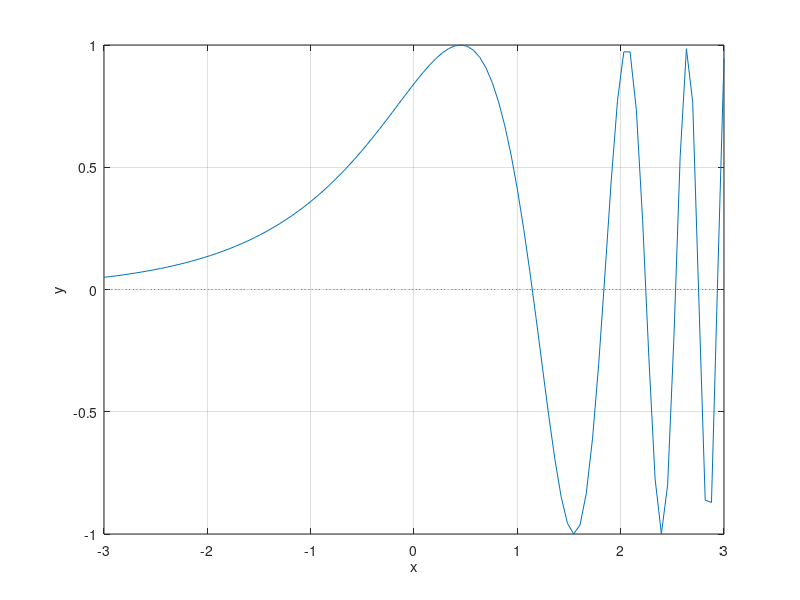

This chart was generated by the following MATLAB code: (Note: this script raises an error after producing the figure.)
f='sin(exp(1).^x)';
x=linspace(-3,3,100);
plot(x,eval(f),x,0*x,':'); grid on;
xlabel('x'); ylabel('y');
z=ginput(1);
[zr, fr]=fzero(f,z(1));
hold on;
plot(zr,fr,'r*',z(1),z(2),'g*');
hold off;
%%
f='sin(x.*(1-x))';
x=linspace(0,2*pi,100);
plot(x,eval(f),x,0*x,':'); grid on;
xlabel('x'); ylabel('y');
z=ginput(1);
[zr, fr]=fzero(f,z(1));
hold on;
plot(zr,fr,'r*',z(1),z(2),'g*');
hold off;
%%
f='x.*sin(x)-cos(x)';
x=linspace(0,4*pi,100);
plot(x,eval(f),x,0*x,':'); grid on;
xlabel('x'); ylabel('y');
z=ginput(1);
[zr, fr]=fzero(f,z(1));
hold on;
plot(zr,fr,'r*',z(1),z(2),'g*');
hold off;
%% 
f='sin(x).^2+(1/2-1./x).*cos(x)-1/2';
x=linspace(pi/2,3*pi,100);
plot(x,eval(f),x,0*x,':'); grid on;
xlabel('x'); ylabel('y');
z=ginput(1);
[zr, fr]=fzero(f,z(1));
hold on;
plot(zr,fr,'r*',z(1),z(2),'g*');
hold off;
%%
f='(5*exp(1).^(-x/10)).*sin(x)-x/10';
x=linspace(-2*pi,6*pi,100);
plot(x,eval(f),x,0*x,':'); grid on;
xlabel('x'); ylabel('y');
z=ginput(1);
[zr, fr]=fzero(f,z(1));
hold on;
plot(zr,fr,'r*',z(1),z(2),'g*');
hold off;
%%
f='x.^2+1';
x=linspace(-3,3,100);
plot(x,eval(f),x,0*x,':'); grid on;
xlabel('x'); ylabel('y');
z=ginput(1);
[zr, fr]=fzero(f,z(1));
hold on;
plot(zr,fr,'r*',z(1),z(2),'g*');
hold off;
%%
syms x
eqn = x.^2+1 == 0;
solx = solve(eqn, x);
%%
f='cos(x)-exp(1).^(1/1000+x.^2)';
x=linspace(-3,3,100);
plot(x,eval(f),x,0*x,':'); grid on;
xlabel('x'); ylabel('y');
z=ginput(1);
[zr, fr]=fzero(f,z(1));
hold on;
plot(zr,fr,'r*',z(1),z(2),'g*');
hold off;
%%
syms x
eqn = cos(x)-exp(1).^(1/1000+x.^2) == 0;
solx = solve(eqn, x);
%%
x=linspace(0,14,100);
h=0.001;iter=8;eps=0.001;
f=@(x) sin(x)./x;
y=f(x);
plot(x,f(x),x,0*x,':');grid on;
xlabel('x');ylabel('y');
hold on;
y_min=min(y); y_max=max(y);
if y_min<0 y_min=1.1*y_min; else y_min=0.9*y.min; end;
if y_max>0 y_max=1.1*y_max; else y_max=0.9*y_max; end;
z=ginput(1);
x1=z(1);
for i=1:iter
    yh=(f(x1+h)-f(x1))/h;
    x2=x1-f(x1)/yh;
    P=plot(x,f(x1)+yh*(x-x1),':',x1,f(x1),'*',x2,0,'*',x2,f(x2),'o');
    L=line([x2,x2],[0,f(x2)]);
    set(L,'LineStyle',':');
    x1=x2;
    if abs(f(x2))<eps break;
    end
pause
delete(P,L);
end
hold off
'End Iteration';
%%
x=linspace(0,7,100);
h=0.001;iter=8;eps=0.001;
f=@(x) 1+(1+sin(x)-cos(x)).^2-(sin(2*x)-cos(2*x)-2/10).^2;
y=f(x);
plot(x,f(x),x,0*x,':');grid on;
xlabel('x');ylabel('y');
hold on;
y_min=min(y); y_max=max(y);
if y_min<0 y_min=1.1*y_min; else y_min=0.9*y.min; end;
if y_max>0 y_max=1.1*y_max; else y_max=0.9*y_max; end;
z=ginput(1);
x1=z(1);
for i=1:iter
    yh=(f(x1+h)-f(x1))/h;
    x2=x1-f(x1)/yh;
    P=plot(x,f(x1)+yh*(x-x1),':',x1,f(x1),'*',x2,0,'*',x2,f(x2),'o');
    L=line([x2,x2],[0,f(x2)]);
    set(L,'LineStyle',':');
    x1=x2;
    if abs(f(x2))<eps break;
    end
pause
delete(P,L);
end
hold off
'End Iteration';



